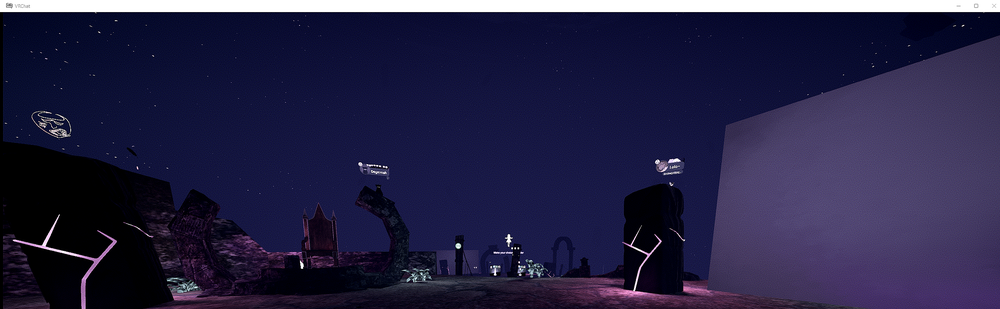
#> input picture snapshots/unknown_names/unk_1773960933178.png, 1000 x 309 px, shrunk from 2560 x 792 before the run
$ python -i image_enhance.py   (imports and definitions only)
#> lines starting #> are read from the running program, lines starting #| are printed output that depends on the picture
"""
Image Enhancement Pipeline — Steps 31–55 of the 100-step recognition plan.
===========================================================================
All functions are pure PIL — no numpy, no OpenCV, no extra installs.
Every crop strategy + enhancement is composable.

The philosophy: surveillance cameras work because they capture at high resolution
then crop tightly on the region of interest. We replicate this here:
  1. Take a VRChat frame (typically 1600×900 or 1920×1080)
  2. Crop aggressively to just the nametag region
  3. Upscale 4–6× with Lanczos
  4. Sharpen, contrast-stretch, gamma-correct
  5. Feed the resulting crisp crop to the vision model with an OCR prompt

The 6 crop strategies cover all the different ways a name might appear:
  - nametag_strip  : full width, top 55% (default, catches all heights)
  - upper_half     : full width, top 50%
  - top_quarter    : full width, top 25% (very close players)
  - upper_center   : center 70%, top 45% (removes side clutter)
  - tiled_3x3      : 9 tiles (the nametag is somewhere in one of them)
  - grayscale_*    : grayscale copy of nametag_strip for OCR focus
"""

from __future__ import annotations

import json
import os
import time
from dataclasses import dataclass, field
from typing import Dict, List, Optional, Tuple

from PIL import Image, ImageEnhance, ImageFilter, ImageStat


# ---------------------------------------------------------------------------
# Step 31: CropVariant dataclass
# ---------------------------------------------------------------------------

@dataclass
class CropVariant:
    """A single processed crop ready for a vision model query."""
    name:          str          # e.g. 'nametag_strip_4x', 'top_quarter_6x_gray'
    image:         Image.Image  # PIL Image (RGB)
    quality_score: float        # 0.0–1.0 (higher = better for OCR)
    source_path:   str  = ''    # original frame this came from
    saved_path:    str  = ''    # where the crop was saved on disk ('' if not saved)
    scale_factor:  int  = 1     # upscale factor applied
    strategy:      str  = ''    # crop strategy name (e.g. 'nametag_strip')
    metadata:      dict = field(default_factory=dict)


# ---------------------------------------------------------------------------
# Step 32–36: Crop strategies
# ---------------------------------------------------------------------------

def crop_nametag_strip(img: Image.Image) -> Image.Image:
    """Full-width crop of the top 55% — catches all floating nametags."""
    w, h = img.size
    return img.crop((0, 0, w, int(h * 0.55)))


def crop_upper_half(img: Image.Image) -> Image.Image:
    """Full-width crop of the top 50%."""
    w, h = img.size
    return img.crop((0, 0, w, h // 2))


def crop_top_quarter(img: Image.Image) -> Image.Image:
    """Full-width crop of the top 25% — for very close players."""
    w, h = img.size
    return img.crop((0, 0, w, h // 4))


def crop_upper_center(img: Image.Image) -> Image.Image:
    """Center 70% horizontally, top 45% vertically — removes side clutter."""
    w, h = img.size
    x0   = int(w * 0.15)
    x1   = int(w * 0.85)
    y1   = int(h * 0.45)
    return img.crop((x0, 0, x1, y1))


# --- Vertically-divided strip crops (column × height band) ---
# VRChat nametags float above a player's head anywhere in the frame.
# Dividing the frame into left / center / right columns, each paired with
# a height band, lets the pipeline focus on one nametag at a time.

def crop_left_strip(img: Image.Image) -> Image.Image:
    """Left 40% of frame, top 55% — nametags on the left side of the screen."""
    w, h = img.size
    return img.crop((0, 0, int(w * 0.40), int(h * 0.55)))


def crop_center_strip(img: Image.Image) -> Image.Image:
    """Center 40% horizontally (x: 30–70%), top 55% — nametags directly ahead."""
    w, h = img.size
    return img.crop((int(w * 0.30), 0, int(w * 0.70), int(h * 0.55)))


def crop_right_strip(img: Image.Image) -> Image.Image:
    """Right 40% of frame, top 55% — nametags on the right side of the screen."""
    w, h = img.size
    return img.crop((int(w * 0.60), 0, w, int(h * 0.55)))


def crop_left_quarter(img: Image.Image) -> Image.Image:
    """Left 40%, top 25% — close players on the left."""
    w, h = img.size
    return img.crop((0, 0, int(w * 0.40), int(h * 0.25)))


def crop_center_quarter(img: Image.Image) -> Image.Image:
    """Center 40%, top 25% — close players directly ahead."""
    w, h = img.size
    return img.crop((int(w * 0.30), 0, int(w * 0.70), int(h * 0.25)))


def crop_right_quarter(img: Image.Image) -> Image.Image:
    """Right 40%, top 25% — close players on the right."""
    w, h = img.size
    return img.crop((int(w * 0.60), 0, w, int(h * 0.25)))


def crop_tiled_3x3(img: Image.Image) -> List[Tuple[str, Image.Image]]:
    """
    Split the top 60% of the frame into a 3×3 grid of equal tiles.
    Returns [(tile_label, PIL.Image), ...] — 9 tiles total.
    Nametags are somewhere in one of these tiles.
    """
    w, h   = img.size
    region = img.crop((0, 0, w, int(h * 0.60)))
    rw, rh = region.size
    tw, th = rw // 3, rh // 3
    tiles: List[Tuple[str, Image.Image]] = []
    for row in range(3):
        for col in range(3):
            x0     = col * tw
            y0     = row * th
            x1     = x0 + tw if col < 2 else rw
            y1     = y0 + th if row < 2 else rh
            tile   = region.crop((x0, y0, x1, y1))
            label  = f'tile_r{row}c{col}'
            tiles.append((label, tile))
    return tiles


# ---------------------------------------------------------------------------
# Step 37: upscale
# ---------------------------------------------------------------------------

def upscale(img: Image.Image, factor: int = 4) -> Image.Image:
    """Upscale image by integer factor using high-quality Lanczos resampling."""
    if factor <= 1:
        return img
    new_w = img.width  * factor
    new_h = img.height * factor
    return img.resize((new_w, new_h), Image.Resampling.LANCZOS)


# ---------------------------------------------------------------------------
# Step 38–39: Sharpening
# ---------------------------------------------------------------------------

def apply_sharpen(img: Image.Image, passes: int = 2) -> Image.Image:
    """Apply PIL's standard SHARPEN kernel N times."""
    for _ in range(passes):
        img = img.filter(ImageFilter.SHARPEN)
    return img


def apply_unsharp_mask(
    img: Image.Image, radius: int = 2, percent: int = 150, threshold: int = 3
) -> Image.Image:
    """Apply unsharp mask — enhances fine text edges."""
    return img.filter(ImageFilter.UnsharpMask(radius=radius, percent=percent, threshold=threshold))


# ---------------------------------------------------------------------------
# Step 40: apply_contrast_stretch — 2nd–98th percentile normalization
# ---------------------------------------------------------------------------

def apply_contrast_stretch(img: Image.Image) -> Image.Image:
    """Stretch luminance so the darkest 2% → black and brightest 2% → white."""
    gray  = img.convert('L')
    hist  = gray.histogram()
    total = sum(hist)
    lo_thresh = total * 0.02
    hi_thresh = total * 0.98
    cumulative = 0
    lo_val, hi_val = 0, 255
    for pixel_val, count in enumerate(hist):
        cumulative += count
        if cumulative <= lo_thresh:
            lo_val = pixel_val
        if cumulative <= hi_thresh:
            hi_val = pixel_val
    if hi_val <= lo_val:
        return img
    scale = 255.0 / (hi_val - lo_val)
    # Apply via Contrast enhancer scaled to the computed range
    # (full per-pixel LUT would need numpy; we approximate with PIL enhancer)
    factor = max(1.0, scale)
    return ImageEnhance.Contrast(img).enhance(min(factor, 3.0))


# ---------------------------------------------------------------------------
# Step 41: apply_brightness_normalize
# ---------------------------------------------------------------------------

def apply_brightness_normalize(img: Image.Image, target: float = 128.0) -> Image.Image:
    """Adjust brightness so the image mean luminance equals target (default 128)."""
    gray   = img.convert('L')
    mean   = ImageStat.Stat(gray).mean[0]
    if mean < 1.0:
        return img
    factor = target / mean
    factor = max(0.5, min(factor, 2.5))
    return ImageEnhance.Brightness(img).enhance(factor)


# ---------------------------------------------------------------------------
# Step 42: apply_gamma
# ---------------------------------------------------------------------------

def apply_gamma(img: Image.Image, gamma: float = 0.75) -> Image.Image:
    """Apply power-law gamma correction. gamma < 1.0 brightens; > 1.0 darkens."""
    # Build a 256-entry LUT
    lut = bytes([int((i / 255) ** gamma * 255) for i in range(256)])
    if img.mode == 'RGB':
        lut = lut * 3   # R, G, B channels
    elif img.mode == 'RGBA':
        lut = lut * 3 + bytes(range(256))  # preserve alpha
    try:
        return img.point(lut)
    except Exception:
        return img


# ---------------------------------------------------------------------------
# Step 43: apply_denoise
# ---------------------------------------------------------------------------

def apply_denoise(img: Image.Image) -> Image.Image:
    """Apply a 3×3 median-like filter to reduce VRChat UI noise."""
    return img.filter(ImageFilter.MedianFilter(size=3))


# ---------------------------------------------------------------------------
# Step 44: apply_edge_enhance
# ---------------------------------------------------------------------------

def apply_edge_enhance(img: Image.Image) -> Image.Image:
    """Aggressive edge enhancement — makes text outlines crisp."""
    return img.filter(ImageFilter.EDGE_ENHANCE_MORE)


# ---------------------------------------------------------------------------
# Step 45: to_grayscale_rgb
# ---------------------------------------------------------------------------

def to_grayscale_rgb(img: Image.Image) -> Image.Image:
    """Convert to grayscale then back to RGB (models expect 3-channel input)."""
    return img.convert('L').convert('RGB')


# ---------------------------------------------------------------------------
# Step 46: text_region_boost — brighten pixels likely to be white nametag text
# ---------------------------------------------------------------------------

def text_region_boost(img: Image.Image, threshold: int = 180) -> Image.Image:
    """
    Boost pixels with high luminance (likely white VRChat name tags).
    Pixels with L >= threshold get extra brightness; dark background suppressed.
    """
    gray  = img.convert('L')
    data  = list(gray.getdata())
    boost = bytes([
        min(255, int(v * 1.35)) if v >= threshold else max(0, int(v * 0.7))
        for v in data
    ])
    enhanced_gray = Image.frombytes('L', gray.size, boost)
    # Merge back with original using a soft mask so color is partially preserved
    blended = Image.blend(img.convert('RGB'),
                          enhanced_gray.convert('RGB'), alpha=0.55)
    return blended


# ---------------------------------------------------------------------------
# Step 47–48: Quality scoring
# ---------------------------------------------------------------------------

def image_blur_score(img: Image.Image) -> float:
    """
    Estimate sharpness by computing the variance of edges (Laplacian proxy).
    Uses PIL's FIND_EDGES filter — returns 0.0 (very blurry) to 1.0 (very sharp).
    """
    gray   = img.convert('L')
    edges  = gray.filter(ImageFilter.FIND_EDGES)
    stat   = ImageStat.Stat(edges)
    stddev = stat.stddev[0]
    # Normalize: a crisp crop typically has stddev 10–60; blur = 0–5
    return min(1.0, stddev / 40.0)


def image_quality_score(img: Image.Image) -> float:
    """
    Combined quality score (0.0–1.0) mixing sharpness + contrast.
    Higher score = better candidate for OCR.
    """
    blur_s     = image_blur_score(img)
    gray       = img.convert('L')
    stat       = ImageStat.Stat(gray)
    contrast_s = min(1.0, stat.stddev[0] / 60.0)
    mean_ok    = 0.8 if 30 <= stat.mean[0] <= 220 else 0.4
    return (blur_s * 0.5 + contrast_s * 0.35 + mean_ok * 0.15)


# ---------------------------------------------------------------------------
# Step 49: enhancement_chain — ordered processing pipeline
# ---------------------------------------------------------------------------

def enhancement_chain(
    img:           Image.Image,
    scale_factor:  int   = 4,
    sharpen_passes: int  = 2,
    gamma:         float = 0.80,
    do_contrast:   bool  = True,
    do_brightness: bool  = True,
    do_denoise:    bool  = False,
    do_edge:       bool  = False,
    do_grayscale:  bool  = False,
    do_text_boost: bool  = True,
) -> Image.Image:
    """
    Run the full enhancement pipeline in a sensible order.
    Default settings are tuned for VRChat nametag legibility.
    """
    img = upscale(img, scale_factor)
    if do_denoise:
        img = apply_denoise(img)
    img = apply_sharpen(img, passes=sharpen_passes)
    img = apply_unsharp_mask(img)
    if do_contrast:
        img = apply_contrast_stretch(img)
    if do_brightness:
        img = apply_brightness_normalize(img)
    if gamma != 1.0:
        img = apply_gamma(img, gamma=gamma)
    if do_text_boost:
        img = text_region_boost(img)
    if do_edge:
        img = apply_edge_enhance(img)
    if do_grayscale:
        img = to_grayscale_rgb(img)
    return img


# ---------------------------------------------------------------------------
# Step 50–51: Build all variants (6 raw crops × 2 scales + grayscale version)
# ---------------------------------------------------------------------------

def all_crop_variants(source: Image.Image) -> Dict[str, Image.Image]:
    """
    Return a dict of {variant_name: raw_cropped_PIL_Image} (not yet enhanced).
    Calling code can then run enhancement_chain() on each.
    """
    variants: Dict[str, Image.Image] = {}

    variants['nametag_strip'] = crop_nametag_strip(source)
    variants['upper_half']    = crop_upper_half(source)
    variants['top_quarter']   = crop_top_quarter(source)
    variants['upper_center']  = crop_upper_center(source)

    # Column × height-band variants: target one nametag at a time
    variants['left_strip']     = crop_left_strip(source)
    variants['center_strip']   = crop_center_strip(source)
    variants['right_strip']    = crop_right_strip(source)
    variants['left_quarter']   = crop_left_quarter(source)
    variants['center_quarter'] = crop_center_quarter(source)
    variants['right_quarter']  = crop_right_quarter(source)

    # Grayscale version of the nametag strip (dedicated OCR pass)
    variants['nametag_strip_gray'] = to_grayscale_rgb(crop_nametag_strip(source))

    # Aggressive top strip (just the very top 20% — names at eye level)
    w, h = source.size
    variants['eye_level_strip'] = source.crop((0, 0, w, int(h * 0.20)))

    # Tiled crops — 9 tiles of the top 60%
    for label, tile in crop_tiled_3x3(source):
        variants[label] = tile

    return variants


def build_all_variants(
    source_path:  str,
    scale_factor: int  = 4,
    save_dir:     str  = '',
) -> List[CropVariant]:
    """
    Load source_path, generate all crop variants + enhancement, compute quality.
    Optionally save each variant to save_dir/<variant_name>.png.
    Returns list of CropVariant sorted by quality_score descending.
    """
#> called with scale_factor = 4, save_dir = ''
    try:
        source = Image.open(source_path).convert('RGB')
#> source is the input picture: PIL image 1000x309 RGB; mean R, G, B 37.9, 35.1, 68.5
    except Exception as e:
        print(f'[image_enhance] cannot open {source_path}: {e}', flush=True)
        return []

    raw = all_crop_variants(source)
#> in crop_center_strip, `return img.crop((int(w * 0.30), 0, int(w * 0.70), int(h * 0.55)))`:
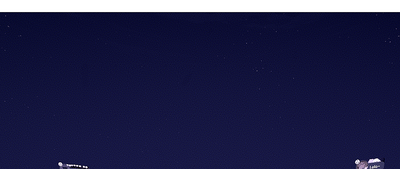
#> returned value: PIL image 400x169 RGB; mean R, G, B 34.5, 35.5, 73.5
#> in crop_right_strip, `return img.crop((int(w * 0.60), 0, w, int(h * 0.55)))`:
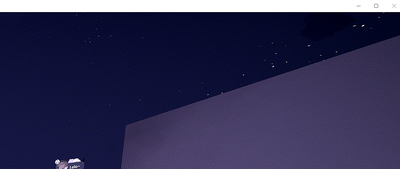
#> returned value: PIL image 400x169 RGB; mean R, G, B 49.5, 47.4, 82.8
#> in crop_left_quarter, `return img.crop((0, 0, int(w * 0.40), int(h * 0.25)))`:
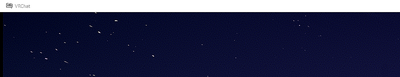
#> returned value: PIL image 400x77 RGB; mean R, G, B 47.5, 50, 79.6
#> in crop_right_quarter, `return img.crop((int(w * 0.60), 0, w, int(h * 0.25)))`:
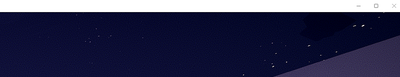
#> returned value: PIL image 400x77 RGB; mean R, G, B 50.9, 51.8, 81.7
#> in to_grayscale_rgb, `return img.convert('L').convert('RGB')`:
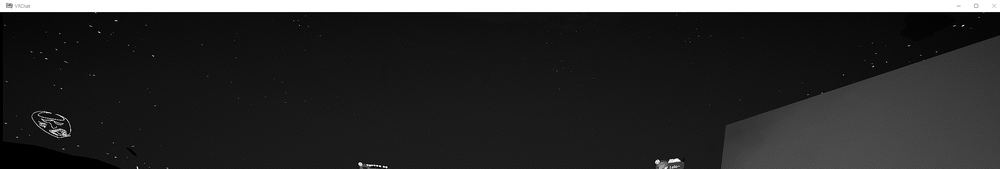
#> returned value: PIL image 1000x169 RGB; min 0, max 255, mean 43.2
#> in crop_tiled_3x3, `w, h   = img.size`: w = 1000; h = 309
#> in crop_tiled_3x3, `region = img.crop((0, 0, w, int(h * 0.60)))`:
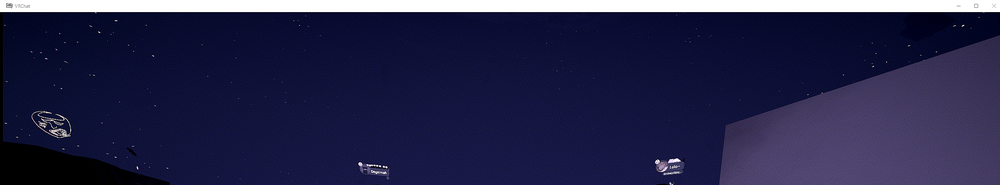
#> region: PIL image 1000x185 RGB; mean R, G, B 38.7, 38.7, 74.1
#> in crop_tiled_3x3, `rw, rh = region.size`: rw = 1000; rh = 185
#> in crop_tiled_3x3, `tw, th = rw // 3, rh // 3`: tw = 333; th = 61
#> the loop in all_crop_variants, `for label, tile in crop_tiled_3x3(source):` made 9 passes
#> label on passes 1 to 9: 'tile_r0c0', 'tile_r0c1', 'tile_r0c2', 'tile_r1c0', 'tile_r1c1', 'tile_r1c2', 'tile_r2c0', 'tile_r2c1', 'tile_r2c2'
#> after the loop in all_crop_variants, `for label, tile in crop_tiled_3x3(source):`: variants = 21 items
#> raw = 21 items
    result: List[CropVariant] = []

    for variant_name, crop_img in raw.items():
        # Skip near-empty crops (tiles at the edge can be very small)
        if crop_img.width < 40 or crop_img.height < 20:
            continue

        # Enhance — grayscale variants skip the color text_boost step
        is_gray = 'gray' in variant_name
        enhanced = enhancement_chain(
            crop_img,
            scale_factor   = scale_factor,
            sharpen_passes = 2,
            gamma          = 0.80,
            do_contrast    = True,
            do_brightness  = True,
            do_text_boost  = not is_gray,
            do_grayscale   = is_gray,
        )

        quality = image_quality_score(enhanced)
        saved   = ''
        if save_dir:
            os.makedirs(save_dir, exist_ok=True)
            saved = os.path.join(save_dir, f'{variant_name}.png')
            try:
                enhanced.save(saved)
            except Exception:
                saved = ''

        result.append(CropVariant(
            name         = variant_name,
            image        = enhanced,
            quality_score= quality,
            source_path  = source_path,
            saved_path   = saved,
            scale_factor = scale_factor,
            strategy     = variant_name.split('_')[0],
        ))
#> this loop made 21 passes
#> variant_name on passes 1 to 10: 'nametag_strip', 'upper_half', 'top_quarter', 'upper_center', 'left_strip', 'center_strip', 'right_strip', 'left_quarter', 'center_quarter', 'right_quarter'
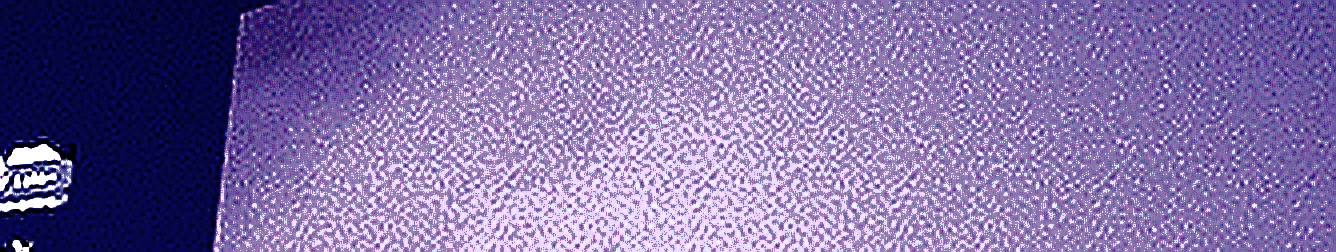
#> enhanced: PIL image 1336x252 RGB; mean R, G, B 127.3, 110.2, 167
#> after the loop, result = 21 items

    # Sort best quality first so the pipeline tries the clearest crop first
    result.sort(key=lambda cv: cv.quality_score, reverse=True)
    return result


# ---------------------------------------------------------------------------
# Step 52: choose_best_variant
# ---------------------------------------------------------------------------

def choose_best_variant(variants: List[CropVariant]) -> Optional[CropVariant]:
    """Return the single highest-quality CropVariant from the list."""
    return variants[0] if variants else None


# ---------------------------------------------------------------------------
# Steps 53–54: Save/load with sidecar JSON
# ---------------------------------------------------------------------------

def save_enhanced_with_sidecar(
    img: Image.Image, save_path: str, metadata: dict
) -> None:
    """Save a PNG crop and a companion JSON sidecar containing metadata."""
    img.save(save_path)
    sidecar = save_path.replace('.png', '_meta.json')
    metadata_with_ts = dict(metadata)
    metadata_with_ts['saved_at'] = time.strftime('%Y-%m-%dT%H:%M:%S')
    try:
        with open(sidecar, 'w', encoding='utf-8') as f:
            json.dump(metadata_with_ts, f, indent=2, ensure_ascii=False)
    except Exception:
        pass


def load_sidecar_metadata(png_path: str) -> dict:
    """Load the JSON sidecar for a saved crop. Returns {} if missing."""
    sidecar = png_path.replace('.png', '_meta.json')
    if not os.path.exists(sidecar):
        return {}
    try:
        with open(sidecar, 'r', encoding='utf-8') as f:
            return json.load(f)
    except Exception:
        return {}

>>> result = build_all_variants('snapshots/unknown_names/unk_1773960933178.png')
#> result = 21 items
